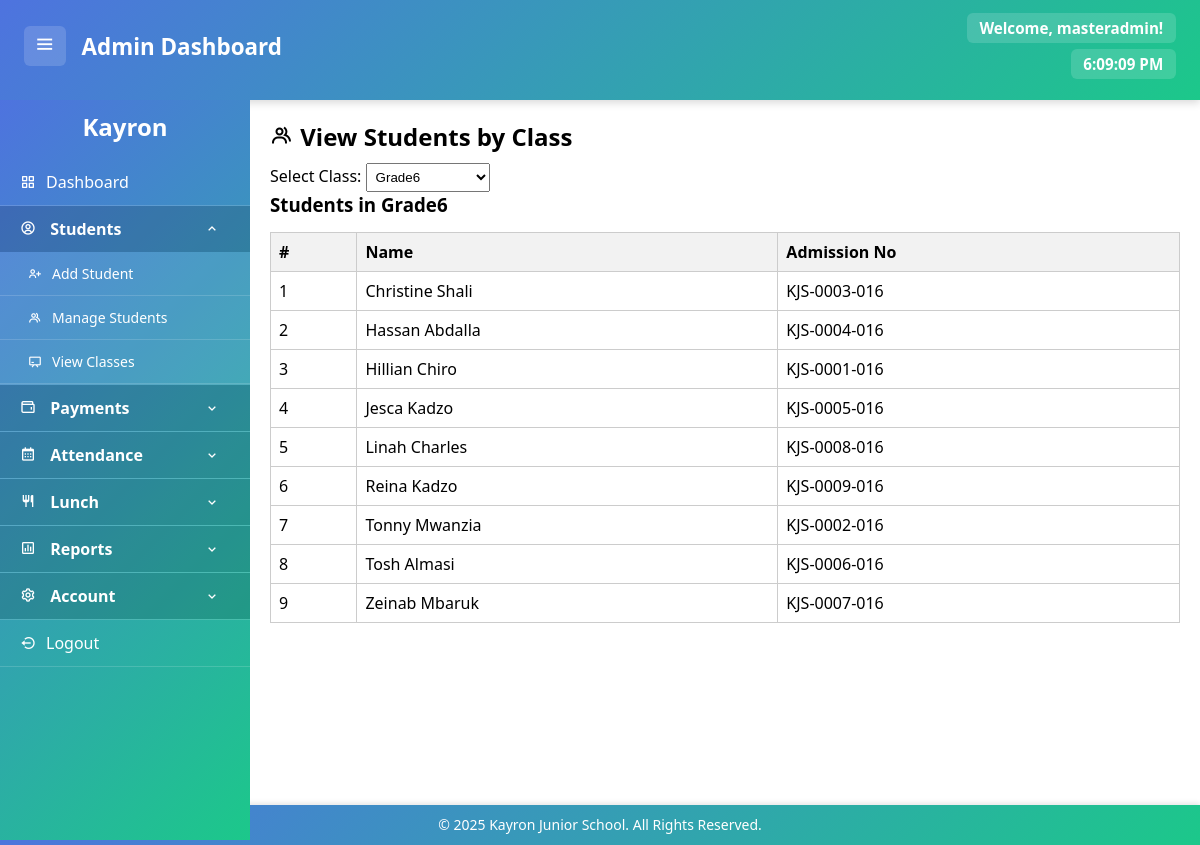
The page /php/classes.php?class=grade6 (signed in) on the database its author committed.
### tables this page shows
CREATE TABLE student_records (
    id INT AUTO_INCREMENT PRIMARY KEY,
    admission_no VARCHAR(20) NOT NULL UNIQUE,
    birth_cert VARCHAR(20),
    name VARCHAR(100) NOT NULL,
    dob DATE,
    gender ENUM('male', 'female') NOT NULL,
    student_photo LONGBLOB,
    class ENUM(
        'babyclass', 'intermediate', 'pp1', 'pp2',
        'grade1', 'grade2', 'grade3', 'grade4', 'grade5', 'grade6'
    ) NOT NULL,
    term ENUM('term1', 'term2', 'term3') NOT NULL,
    religion ENUM('christian', 'muslim', 'other'),
    guardian VARCHAR(100),
    phone VARCHAR(20),
    alt_phone VARCHAR(20), 
    created_at TIMESTAMP DEFAULT CURRENT_TIMESTAMP
);

### php/classes.php (the view, shortened to what this page needs)
<?php
include 'db.php';
$selected_class = $_GET['class'] ?? '';
$students = [];
if ($selected_class) {
    $stmt = $conn->prepare("SELECT name, admission_no FROM student_records WHERE class=? ORDER BY name ASC");
    $stmt->bind_param("s", $selected_class);
    $stmt->execute();
    $result = $stmt->get_result();
    $students = $result->fetch_all(MYSQLI_ASSOC);
}
$classes = ['babyclass','intermediate','pp1','pp2','grade1','grade2','grade3','grade4','grade5','grade6'];
?>
<!DOCTYPE html>
<html lang="en">
<head>
    <link rel="stylesheet" href="../style/style-sheet.css">
    <link href='https://unpkg.com/boxicons@2.1.4/css/boxicons.min.css' rel='stylesheet'>
</head>
<body>
<?php include '../includes/header.php'; ?>
<div class="dashboard-container">
    <?php include '../includes/sidebar.php'; ?>
    <main class="content">
        <h2><i class="bx bx-group"></i> View Students by Class</h2>
        <form method="get" action="">
            <label for="class">Select Class:</label>
            <select name="class" id="class" onchange="this.form.submit()">
                <?php foreach ($classes as $cls): ?>
                    <option value="<?= htmlspecialchars($cls) ?>" <?= $cls==$selected_class?'selected':'' ?>>
                        <?= ucfirst($cls) ?>
                    </option>
                <?php endforeach; ?>
            </select>
        </form>
        <?php if ($selected_class): ?>
            <h3>Students in <?= ucfirst($selected_class) ?></h3>
            <?php if (count($students) > 0): ?>
                <table>
                    <thead>
                        <tr>
                            <th>#</th>
                            <th>Name</th>
                            <th>Admission No</th>
                        </tr>
                    </thead>
                    <tbody>
                        <?php foreach ($students as $index => $stu): ?>
                            <tr>
                                <td><?= $index + 1 ?></td>
                                <td><?= htmlspecialchars($stu['name']) ?></td>
                                <td><?= htmlspecialchars($stu['admission_no']) ?></td>
                            </tr>
                        <?php endforeach; ?>
                    </tbody>
                </table>
            <?php else: ?>
                <p>No students found in this class.</p>
            <?php endif; ?>
        <?php endif; ?>
    </main>
</div>
<?php include '../includes/footer.php'; ?>
</body>
</html>

### style/style-sheet.css (style rules this page uses)
* { margin: 0; padding: 0; box-sizing: border-box; }
html, body { width: 100%; margin: 0; padding: 0; }
body { padding-bottom: 45px; margin: 0; font-family: 'Segoe UI', sans-serif; background: white; }
main, .content { margin-top: 100px; margin-left: 250px; padding: 20px; min-height: calc(100vh - 100px); background: white; }

### php/classes.php (style rules this page uses)
table { border-collapse: collapse; width: 100%; margin-top: 15px; }
th, td { border: 1px solid #ccc; padding: 8px; text-align: left; }
th { background-color: #f2f2f2; }
select { padding: 5px; margin-top: 10px; }

### rows shown on the page
student_records: name "Christine Shali", admission_no "KJS-0003-016"
student_records: name "Hassan Abdalla", admission_no "KJS-0004-016"
student_records: name "Hillian Chiro", admission_no "KJS-0001-016"
student_records: name "Jesca Kadzo", admission_no "KJS-0005-016"
student_records: name "Linah Charles", admission_no "KJS-0008-016"
student_records: name "Reina Kadzo", admission_no "KJS-0009-016"
student_records: name "Tonny Mwanzia", admission_no "KJS-0002-016"
student_records: name "Tosh Almasi", admission_no "KJS-0006-016"
student_records: name "Zeinab Mbaruk", admission_no "KJS-0007-016"

### other values the page prints
$username "masteradmin"
$selected_class "Grade6"
form field class "Grade6"
